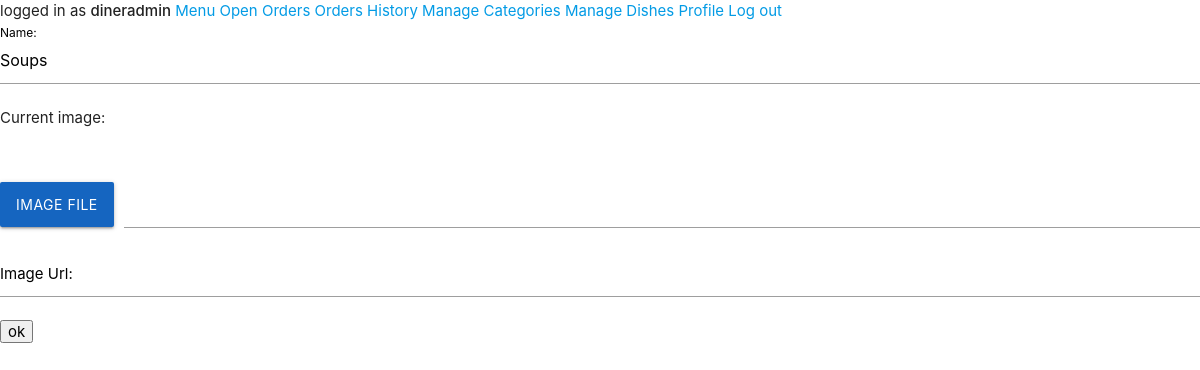
The app's page /backoffice/categories/edit/6 (signed in), older data.
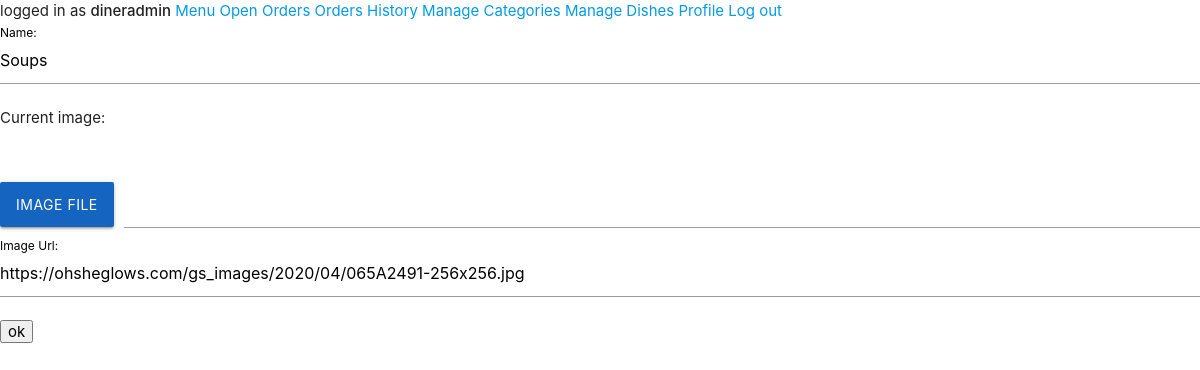
The same page, newer data.
### main/models.py (models this page shows, shortened)
class Category(models.Model):
    name = models.CharField(max_length=100, blank=False, unique=True)
    is_deleted = models.BooleanField(default=False)
    image_Url = models.CharField(max_length=1000, null=True, blank=True)
    image_file = models.ImageField(upload_to=category_image_path, null=True, blank=True)

### manage_categories/views.py (the view)
# urls.py: path('edit/<int:id>', views.edit_category, name="edit_category"),
@staff_member_required(login_url='backoffice_login')
def edit_category(request, id):
    category = Category.objects.get(id=id)
    form = CategoryForm(instance=category)
    if request.method == 'POST':
        form = CategoryForm(request.POST, request.FILES, instance=category)
        if form.is_valid():
            form.save()
            return redirect('show_categories')
    return render(request, 'manage_categories/edit_category.html', {'form':form, 'category':category})

### main/forms.py
class CategoryForm(ModelForm):
    template_name = "form_templates/input_form.html"
    class Meta:
        model = Category
        fields = ['name', 'image_file', 'image_Url']
        help_texts = {
            'image_Url': 'Image upload is preferred and will take precedence if both an image URL and a file is supplied.'
        }
        widgets = {
            'image_file': forms.FileInput()
        }

### manage_categories/templates/manage_categories/edit_category.html (shortened to what this page needs)
{% extends 'layouts/manage_categories.html' %}
{% block categories-content %}
<form action="{% url 'edit_category' id=category.id %}" method="POST" enctype="multipart/form-data" novalidate>
    {{form}}
    <input type="submit" value="ok">
</form>
{% endblock categories-content %}

### main/templates/form_templates/input_form.html (shortened to what this page needs)
{% for field in form %}
	<div
		{% if field.help_text %}
		class="tooltipped" data-position="bottom" data-tooltip="{{field.help_text}}"
		{% endif %}
	>
		{% if field.widget_type == 'checkbox' %}
			<p>
				<label>
					<input type="checkbox" class="filled-in" name="{{field.name}}"
					{% if field.initial == True %}
						checked="checked"
					{% endif %}/>
					<span>{{field.label}}</span>
				</label>
			</p>
		{% elif field.widget_type == 'select' %}
			<div>
				{{field.label_tag}} {{field}}
			</div>
		{% elif field.widget_type == 'file' %}
			{% if form.instance.id != None %}
				<p>Current image:</p>
				<div>
				</div>
			{% endif %}
			<div class="file-field input-field">
				<div class="btn my-btn"><span>{{field.label}}</span></div>
				<div class="file-path-wrapper">
					<input class="file-path validate" type="text">
				</div>
			</div>
		{% else %}
			<div class="input-field">
				{{field.label_tag}} {{field}}
			</div>
		{% endif %}
	</div>
{% endfor %}

Row changes from the older to the newer data that the page shows:
changed Category "Soups": image_Url (not shown) → "https://ohsheglows.com/gs_images/2020/04/065A2491-256x256.jpg"
